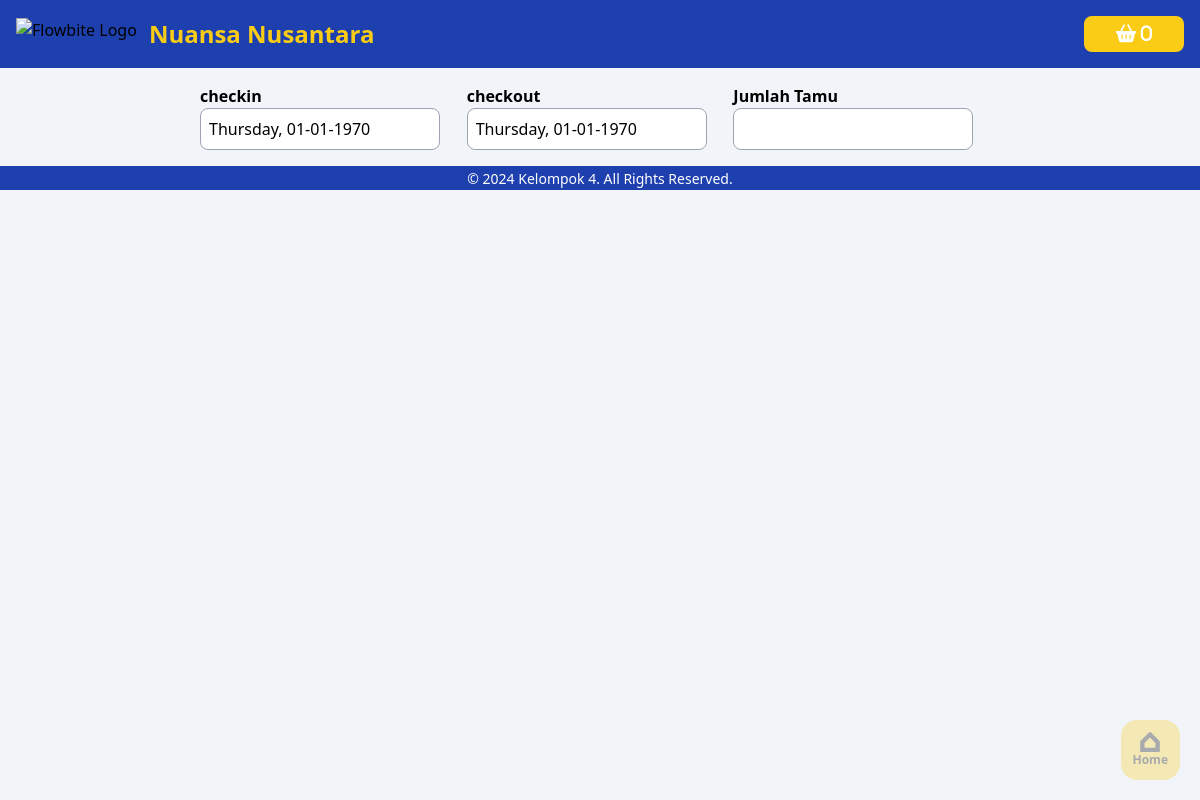
The app's page /user/pemesanan.php, older data.
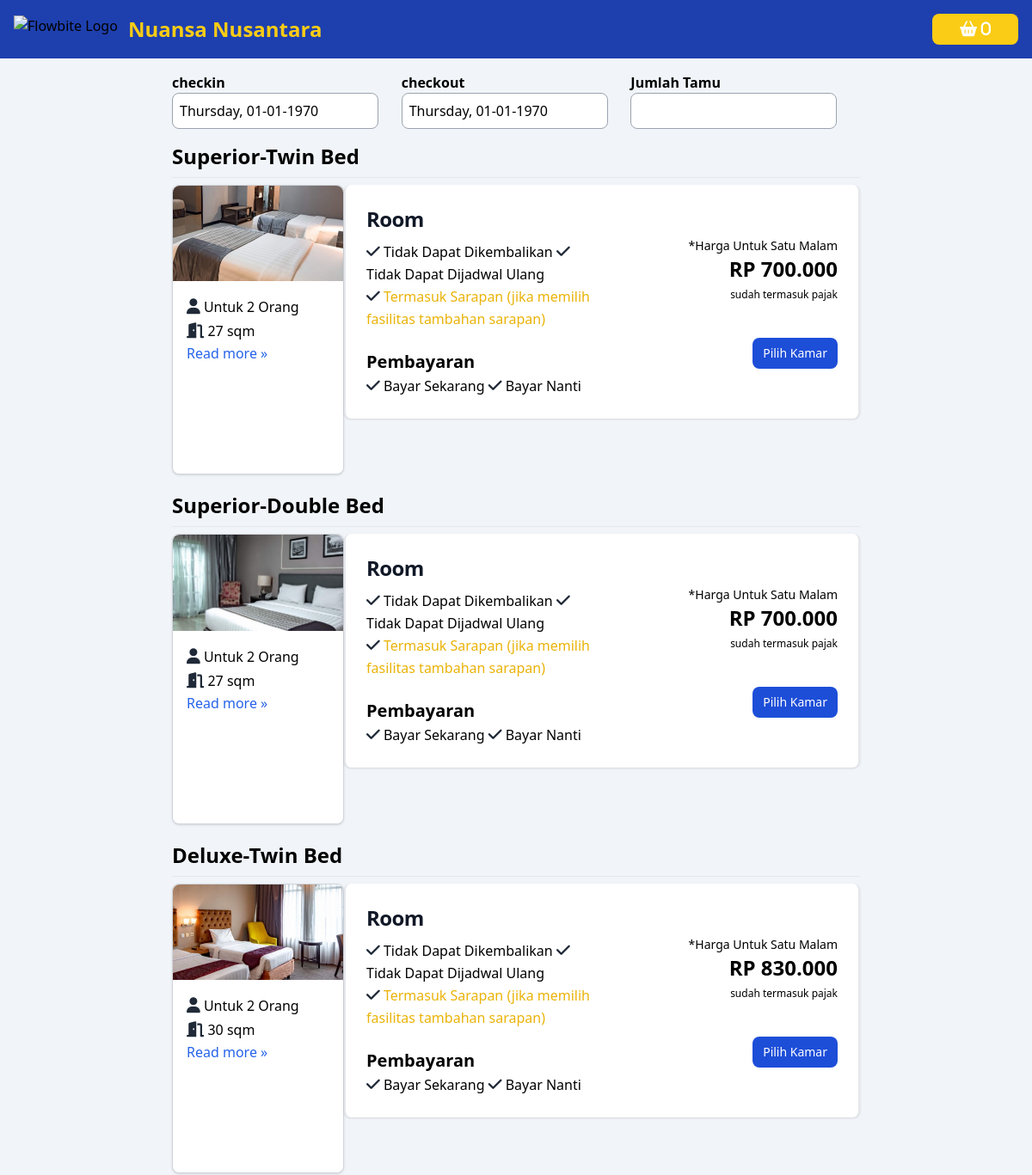
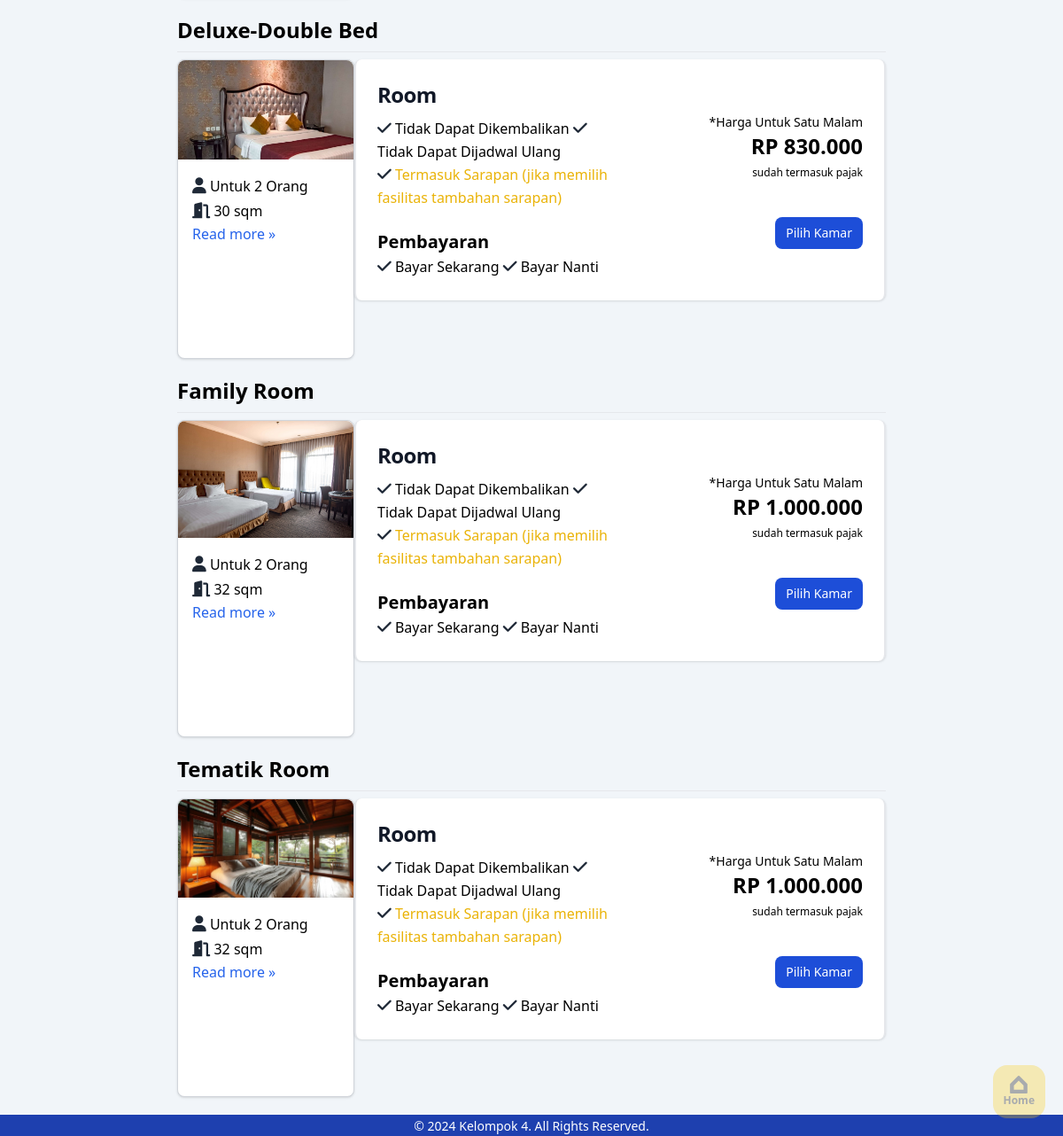
The same page, newer data (2 pictures, top to bottom).
### tables this page shows
CREATE TABLE IF NOT EXISTS `tipekamar` (
  `tipe_kamar_id` int NOT NULL AUTO_INCREMENT,
  `slug` varchar(50) DEFAULT NULL,
  `nama_tipe` varchar(100) NOT NULL,
  `jmlh_tamu` int DEFAULT NULL,
  `deskripsi` text,
  `ukuran` int DEFAULT NULL,
  `harga` int DEFAULT NULL,
  `image` varchar(50) DEFAULT NULL,
  PRIMARY KEY (`tipe_kamar_id`)
);

### user/pemesanan.php (the view, shortened to what this page needs)
<?php
require 'function/koneksi.php';
$checkin = $_POST['checkin'];
$checkout = $_POST['checkout'];
$jmlh = $_POST['jmlh'];
$typeKamar = mysqli_query($conn, "SELECT * FROM tipeKamar");
?>
<!DOCTYPE html>
<html lang="en" class="scroll-smooth">
<head>
    <link href="../src/output.css" rel="stylesheet" />
    <script src="https://cdn.tailwindcss.com"></script>
    <link href="https://cdnjs.cloudflare.com/ajax/libs/flowbite/2.3.0/flowbite.min.css" rel="stylesheet" />
    <link rel="stylesheet" href="../src/style.css" />
</head>
<body class="w-screen overflow-x-hidden bg-slate-100">
    <section>
        <nav class="w-screen bg-blue-800 border-gray-200">
            <div class="flex flex-wrap items-center justify-between max-w-screen-xl p-4 mx-auto">
                <a href="https://flowbite.com/" class="flex items-center space-x-3 rtl:space-x-reverse">
                    <img src="https://flowbite.com/docs/images/logo.svg" class="h-8" alt="Flowbite Logo" />
                    <span class="self-center text-lg font-bold text-yellow-400 lg:text-2xl whitespace-nowrap">Nuansa Nusantara</span>
                </a>
                <div class="hidden w-full md:block md:w-auto" id="navbar-default">
                    <ul class="flex flex-col p-4 mt-4 font-medium border md:p-0 md:flex-row md:space-x-8 rtl:space-x-reverse md:mt-0 md:border-0 ">
                        <li>
                            <div class="flex space-x-3 lg:order-2 lg:space-x-0 rtl:space-x-reverse">
                                <a href="keranjang.php" class="px-4 py-1 text-sm font-medium text-center text-white bg-yellow-400 rounded-lg hover:bg-yellow-600 focus:ring-4 focus:outline-none focus:ring-yellow-300">
                                    <i class="px-4 text-lg text-white rounded-full fa-solid fa-basket-shopping" id="cart"> 0 </i>
                                </a>
                            </div>
                        </li>
                    </ul>
                </div>
            </div>
        </nav>
    </section>
    <section>
        <div class="container p-4 px-8 mx-auto md:px-28">
            <div class="flex-row items-center md:flex">
                <div class="flex-1">
                    <label class="text-sm font-semibold lg:text-base" for="checkin">checkin</label> <br />
                    <input type="checkin" class="w-[90%] text-sm lg:text-base border border-gray-400 p-2 rounded-lg mr-4" value="<?= date("l, d-m-Y", strtotime($checkin)) ?>">
                </div>
                <div class="flex-1">
                    <label class="text-sm font-semibold lg:text-base" for="checkout">checkout</label> <br />
                    <input type="checkout" class="w-[90%] text-sm lg:text-base border border-gray-400 p-2 rounded-lg mr-4" value="<?= date("l, d-m-Y", strtotime($checkout)) ?>">
                </div>
                <div class="flex-1">
                    <label class="text-sm font-semibold lg:text-base" for="jumlah tamu">Jumlah Tamu</label> <br />
                    <input type="number" class="w-[90%] text-sm lg:text-base border border-gray-400 p-2 rounded-lg mr-4" value="<?= $jmlh ?>">
                </div>
            </div>
        </div>
    </section>
    <?php while ($rowType = mysqli_fetch_assoc($typeKamar)) : ?>
        <section>
            <div class="container px-8 py-10 mx-auto md:py-0 md:px-28">
                <h1 class="mb-2 text-xl font-bold lg:text-2xl"><?= $rowType['nama_tipe'] ?></h1>
                <hr class="mb-2">
                <div class="flex-row md:flex ">
                    <div class="basis-1/4 ">
                        <div class="pb-10 mb-5 bg-white border border-gray-300 rounded-lg shadow md:pb-28 max-w-60 ">
                            <a href="#">
                                <img class="w-full rounded-t-lg" style="max-width: 500px;" src="../assets/images/<?= $rowType['image'] ?>.jpeg" alt="" />
                            </a>
                            <div class="p-4">
                                <i class="text-base text-gray-800 fa-solid fa-user lg:text-lg"></i><span class="text-sm lg:text-base"> Untuk <?= $rowType['jmlh_tamu'] ?> Orang</span> <br>
                                <i class="text-base text-gray-800 fa-solid fa-door-open lg:text-lg"></i><span class="text-sm lg:text-base"> <?= $rowType['ukuran'] ?> sqm</span> <br>
                                <button data-modal-target="<?= $rowType['slug'] ?>" data-modal-toggle="<?= $rowType['slug'] ?>" class="font-medium text-blue-600 hover:underline">Read more &raquo;</button>
                            </div>
                        </div>
                    </div>
                    <div class="flex-1 ">
                        <div class="flex flex-col justify-between max-w-full p-6 mb-5 bg-white border-l-2 border-r-2 border-gray-200 rounded-lg shadow">
                            <div class="flex items-center justify-between">
                                <div class="w-1/2">
                                    <a href="#">
                                        <h5 class="mb-2 text-2xl font-semibold tracking-tight text-gray-900 ">Room</h5>
                                    </a>
                                    <i class="text-sm text-gray-800 fa-solid fa-check lg:text-lg"></i><span class="text-sm lg:text-base"> Tidak Dapat Dikembalikan</span>
                                    <i class="text-sm text-gray-800 fa-solid fa-check lg:text-lg"></i><span class="text-sm lg:text-base"> Tidak Dapat Dijadwal Ulang</span> <br>
                                    <i class="text-sm text-gray-800 fa-solid fa-check lg:text-lg"></i><span class="text-sm text-yellow-500 lg:text-base"> Termasuk Sarapan (jika memilih fasilitas tambahan sarapan)</span> <br><br>
                                    <span class="text-lg font-bold lg:text-xl">Pembayaran</span><br>
                                    <i class="text-sm text-gray-800 fa-solid fa-check lg:text-lg"></i><span class="text-sm lg:text-base"> Bayar Sekarang</span>
                                    <i class="text-sm text-gray-800 fa-solid fa-check lg:text-lg"></i><span class="text-sm lg:text-base"> Bayar Nanti</span> <br>
                                </div>
                                <div class="text-right">
                                    <span class="text-xs lg:text-sm"> *Harga Untuk Satu Malam</span> <br>
                                    <span class="text-xl font-semibold lg:text-2xl"> RP <?= number_format($rowType['harga'], 0, ',', '.') ?></span> <br>
                                    <span class="text-xs lg:text-xs"> sudah termasuk pajak</span><br>
                                    <button data-modal-target="<?= "konfirmasi-" . $rowType['slug'] ?>" data-modal-toggle="<?= "konfirmasi-" . $rowType['slug'] ?>" class="inline-flex items-center px-3 py-2 mt-10 text-sm font-medium text-center text-white bg-blue-700 rounded-lg hover:bg-blue-800 focus:ring-4 focus:outline-none focus:ring-blue-300 dark:bg-blue-600 dark:hover:bg-blue-700 dark:focus:ring-blue-800">
                                        Pilih Kamar
                                    </button>
                                </div>
                            </div>
                        </div>
                    </div>
                </div>
            </div>
        </section>
    <?php endwhile; ?>
    <section class="fixed z-50 p-3 bg-yellow-400 home w-fit rounded-2xl bottom-5 right-5 opacity-30 hover:opacity-100">
        <a href="../index.php">
            <p class="text-xs font-semibold text-center">Home</p>
        </a>
    </section>
    <div class="text-center bg-blue-800">
        <span class="text-sm text-white sm:text-center">© 2024 <a href="https://flowbite.com/" class="hover:underline">Kelompok 4</a>. All Rights Reserved. </span>
    </div>
</body>
</html>

Row changes from the older to the newer data that the page shows:
added tipekamar: nama_tipe "Superior-Twin Bed", image (picture), jmlh_tamu "2", ukuran "27", harga "700.000"
added tipekamar: nama_tipe "Superior-Double Bed", image (picture), jmlh_tamu "2", ukuran "27", harga "700.000"
added tipekamar: nama_tipe "Deluxe-Twin Bed", image (picture), jmlh_tamu "2", ukuran "30", harga "830.000"
added tipekamar: nama_tipe "Deluxe-Double Bed", image (picture), jmlh_tamu "2", ukuran "30", harga "830.000"
added tipekamar: nama_tipe "Family Room", image (picture), jmlh_tamu "2", ukuran "32", harga "1.000.000"
added tipekamar: nama_tipe "Tematik Room", image (picture), jmlh_tamu "2", ukuran "32", harga "1.000.000"
